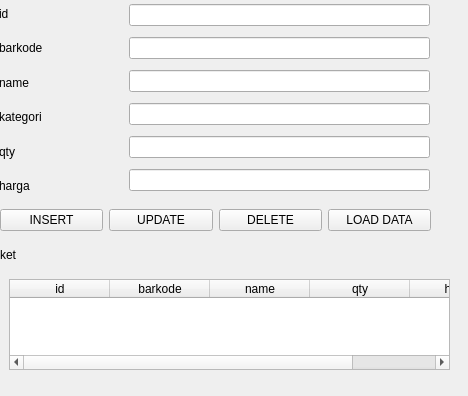
<?xml version="1.0" encoding="UTF-8"?>
<ui version="4.0">
 <class>Frame</class>
 <widget class="QFrame" name="Frame">
  <property name="geometry">
   <rect>
    <x>0</x>
    <y>0</y>
    <width>468</width>
    <height>396</height>
   </rect>
  </property>
  <property name="windowTitle">
   <string>Frame</string>
  </property>
  <widget class="QWidget" name="verticalLayoutWidget">
   <property name="geometry">
    <rect>
     <x>-1</x>
     <y>-1</y>
     <width>131</width>
     <height>201</height>
    </rect>
   </property>
   <layout class="QVBoxLayout" name="verticalLayout">
    <item>
     <widget class="QLabel" name="label">
      <property name="text">
       <string>id</string>
      </property>
     </widget>
    </item>
    <item>
     <widget class="QLabel" name="label_2">
      <property name="text">
       <string>barkode</string>
      </property>
     </widget>
    </item>
    <item>
     <widget class="QLabel" name="label_3">
      <property name="text">
       <string>name</string>
      </property>
     </widget>
    </item>
    <item>
     <widget class="QLabel" name="label_4">
      <property name="text">
       <string>kategori</string>
      </property>
     </widget>
    </item>
    <item>
     <widget class="QLabel" name="label_5">
      <property name="text">
       <string>qty</string>
      </property>
     </widget>
    </item>
    <item>
     <widget class="QLabel" name="label_6">
      <property name="text">
       <string>harga</string>
      </property>
     </widget>
    </item>
   </layout>
  </widget>
  <widget class="QWidget" name="verticalLayoutWidget_2">
   <property name="geometry">
    <rect>
     <x>129</x>
     <y>-1</y>
     <width>301</width>
     <height>201</height>
    </rect>
   </property>
   <layout class="QVBoxLayout" name="verticalLayout_2">
    <item>
     <widget class="QLineEdit" name="lineEdit"/>
    </item>
    <item>
     <widget class="QLineEdit" name="lineEdit_3"/>
    </item>
    <item>
     <widget class="QLineEdit" name="lineEdit_2"/>
    </item>
    <item>
     <widget class="QLineEdit" name="lineEdit_4"/>
    </item>
    <item>
     <widget class="QLineEdit" name="lineEdit_5"/>
    </item>
    <item>
     <widget class="QLineEdit" name="lineEdit_6"/>
    </item>
   </layout>
  </widget>
  <widget class="QWidget" name="horizontalLayoutWidget">
   <property name="geometry">
    <rect>
     <x>0</x>
     <y>200</y>
     <width>431</width>
     <height>41</height>
    </rect>
   </property>
   <layout class="QHBoxLayout" name="horizontalLayout">
    <item>
     <widget class="QPushButton" name="pushButton">
      <property name="text">
       <string>INSERT</string>
      </property>
     </widget>
    </item>
    <item>
     <widget class="QPushButton" name="pushButton_2">
      <property name="text">
       <string>UPDATE</string>
      </property>
     </widget>
    </item>
    <item>
     <widget class="QPushButton" name="pushButton_3">
      <property name="text">
       <string>DELETE</string>
      </property>
     </widget>
    </item>
    <item>
     <widget class="QPushButton" name="pushButton_4">
      <property name="text">
       <string>LOAD DATA</string>
      </property>
     </widget>
    </item>
   </layout>
  </widget>
  <widget class="QLabel" name="label_7">
   <property name="geometry">
    <rect>
     <x>0</x>
     <y>250</y>
     <width>35</width>
     <height>10</height>
    </rect>
   </property>
   <property name="text">
    <string>ket</string>
   </property>
  </widget>
  <widget class="QWidget" name="verticalLayoutWidget_3">
   <property name="geometry">
    <rect>
     <x>9</x>
     <y>279</y>
     <width>441</width>
     <height>91</height>
    </rect>
   </property>
   <layout class="QVBoxLayout" name="verticalLayout_3">
    <item>
     <widget class="QTableWidget" name="tableWidget">
      <column>
       <property name="text">
        <string>id</string>
       </property>
      </column>
      <column>
       <property name="text">
        <string>barkode</string>
       </property>
      </column>
      <column>
       <property name="text">
        <string>name</string>
       </property>
      </column>
      <column>
       <property name="text">
        <string>qty</string>
       </property>
      </column>
      <column>
       <property name="text">
        <string>harga</string>
       </property>
      </column>
     </widget>
    </item>
   </layout>
  </widget>
 </widget>
 <resources/>
 <connections/>
</ui>
